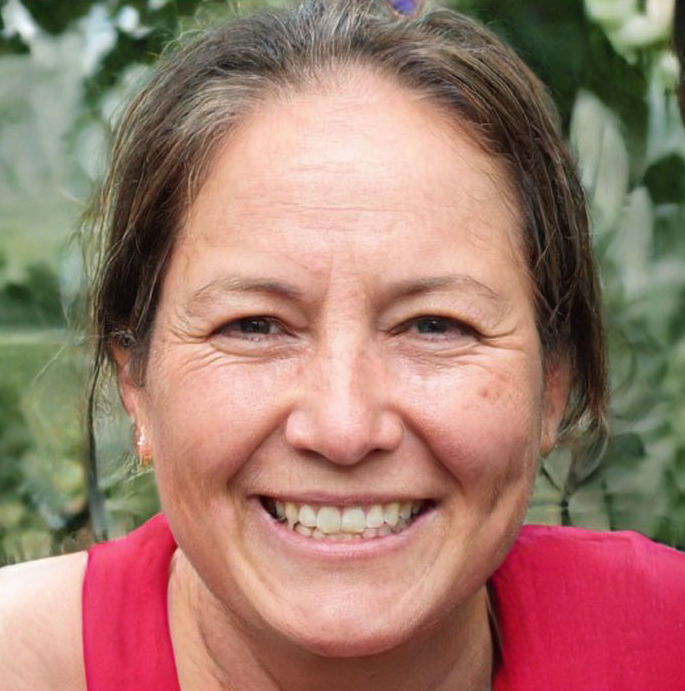
%> input picture MATLAB_Data_Analysis_and_Statistics/Image_Thresholding/Fake_AI_Generated_Image.png, 685 x 691 px
$ octave ostu_method_v1.m   (GNU Octave 9; MATLAB toolbox functions it lacks are replaced by stand-ins)
%> lines starting %> are read from the running program, lines starting %| are printed output that depends on the picture; in (x1, y1, x2, y2) boxes, pixels count from 0 and x2, y2 are one past the last pixel; in counts of white or black regions, pixels touching at a corner belong together; the program's own positions count from 1
%%
clc                % To clear the Command Window
clear all          % To clear the Workspace
%%
B=imread('Fake_AI_Generated_Image.png');  % Reading the RGB image
%> B is the input picture: size 691x685x3 uint8; mean R, G, B 159.3, 122.7, 109.4
B=rgb2gray(B);                            % Converting the RGB image to Grayscale image
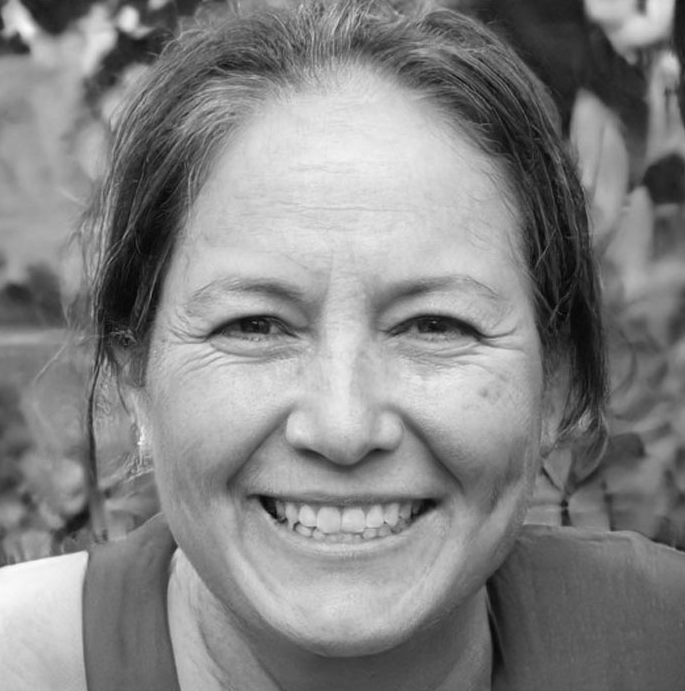
%> B: size 691x685 uint8; min 4, max 251, mean 132.1
%%
V=reshape(B,[],1);                        % Converting the array (B) to a column vector (V)
H=hist(V,0:255);                          % Computing the histogram of V
%> H = 256 values, max 3694 at index 92, min 0 at index 1, mean 1849
%%
for i=0:255
 [wbk,mbk,varbk]=calculate(H,1,i);
 [wfg,mfg,varfg]=calculate(H,i+1,255);
 sigma_S_w(i+1)=(wbk*varbk)+(wfg*varfg);  %Equation 13
 sigma_S_b(i+1)=(wbk*wfg)*((mfg-mbk)^2);  %Equation 14
end
%> this loop made 256 passes
%> (wbk, mbk, varbk) on passes 1, 12, 13: (0, NaN, NaN), (0.000598, 9.18, 1.21), (0.00103, 9.94, 1.51)
lambda_obj_func=(sigma_S_b./sigma_S_w); %First objective function of Equation 12.
 %Find the max value in the array (i.e., minimum of the weighted within-class variance )
 [value,k]=min(sigma_S_w);        % k is the threshold level
 tval=(k)/256;
 bin_im=imbinarize(B,tval);
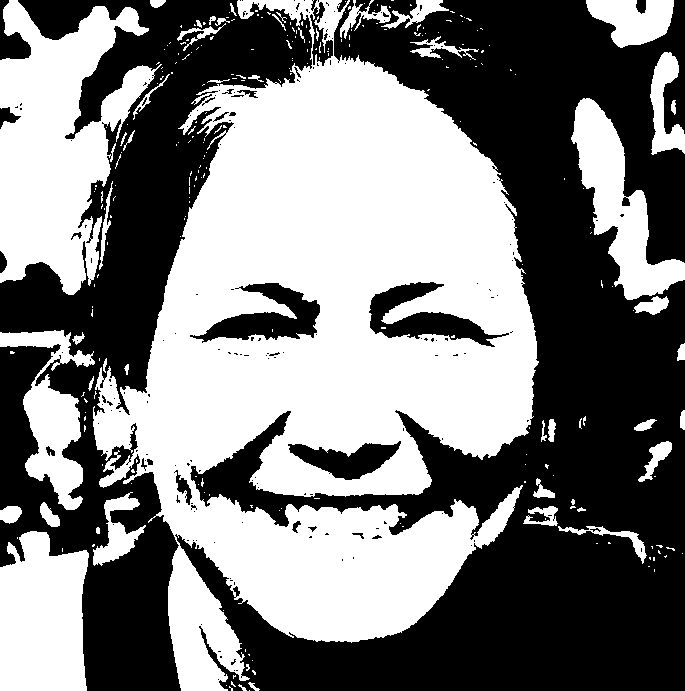
%> bin_im: size 691x685 logical; 49.1% white; 268 white regions (220 under 20 px), largest, box (x1, y1, x2, y2) and area: (93, 0, 539, 691) 165878, (0, 0, 162, 295) 25973, (0, 531, 89, 691) 12064
 subplot(1,2,1)
 imshow(bin_im);
 title('Step by step Implementation')
 subplot(1,2,2)
 temp=graythresh(B);
 temp_bin_im=im2bw(B,temp);
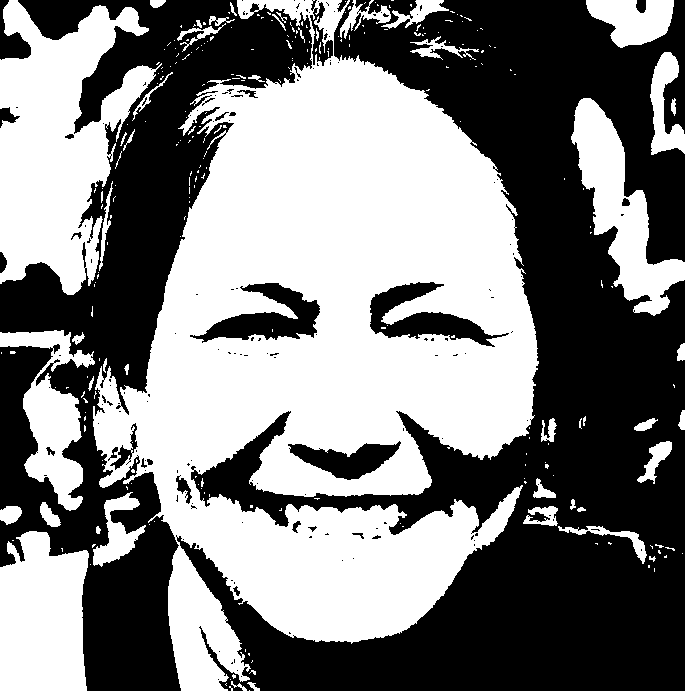
%> temp_bin_im: size 691x685 logical; 49.7% white; 268 white regions (218 under 20 px), largest, box (x1, y1, x2, y2) and area: (93, 0, 539, 691) 167034, (0, 0, 162, 295) 26216, (0, 531, 89, 691) 12097
 imshow(temp_bin_im)
 title('Using inbuilt Matlab function (graythresh)')

%% Function for calculating the zeroth (probability), first (mean) and second (variance) moment
 function [w,mean,var]=calculate(H,m,n)
i=[0:255];
%Weight Calculation
N=sum(H); %n1+n2+n3+...+nL
w=sum(H(m:n))/N; % (summation of ni)/N;
%Mean Calculation
     value=(i(m:n).*H(m:n))./N;
     total=sum(value); %Mean
     mean=total/w;     %Weighted mean
%Variance calculation.
    value2=(i(m:n)-mean).^2;
     numer=sum(value2.*H(m:n))/N;
     var=numer/w;
 end
